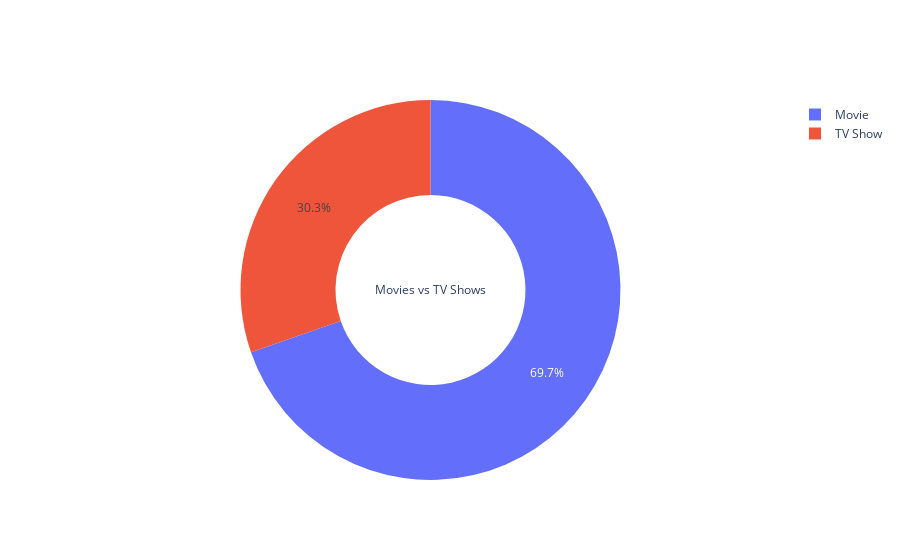

Here is the notebook cell this chart was saved with:
### Code cell
go.Figure(data=[go.Pie(labels=df.type.value_counts(normalize=True).index,
                       values=df.type.value_counts(normalize=True).values, hole=.5,
                       title= 'Movies vs TV Shows')])

### Figure 1 — Plotly figure (JSON) as saved in the notebook; plotly's stock layout.template omitted (floating-point values rounded to 4 significant figures)
{"data": [{"hole": 0.5, "labels": ["Movie", "TV Show"], "title": {"text": "Movies vs TV Shows"}, "type": "pie", "values": [0.6969, 0.3031]}], "layout": {"autosize": true}}
